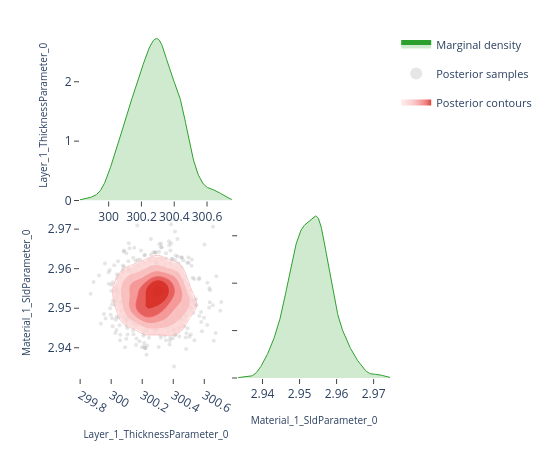

Notebook cell for this chart:
### Code cell
# ---- Pairwise focus: thickness vs SLD ---------------------------------------
# A 2-parameter corner plot zooms in on the joint posterior for a specific
# pair.  This is the same view the EasyReflectometryApp's "2D Heatmap"
# sub-tab uses to inspect parameter degeneracies.


params_of_interest = ['Layer_1_ThicknessParameter_0', 'Material_1_SldParameter_0']
idx = [posterior.param_names.index(p) for p in params_of_interest]
subset_draws = np.asarray(posterior.draws)[:, idx]

fig = plot_corner(subset_draws, params_of_interest)
fig.show()

### Figure 1 — Plotly figure (JSON) as saved in the notebook; plotly's stock layout.template omitted (floating-point values rounded to 4 significant figures; data arrays with more than 128 entries replaced by an {"elided": "..."} marker saying what was removed)
{"data": [{"fill": "tozeroy", "fillcolor": "rgba(44, 160, 44, 0.22)", "hoverinfo": "skip", "legendgroup": "marginal", "line": {"color": "rgb(44, 160, 44)", "width": 1}, "mode": "lines", "name": "Marginal density", "showlegend": true, "type": "scatter", "x": {"elided": "256 float values"}, "xaxis": "x", "y": {"elided": "256 float values"}, "yaxis": "y"}, {"hoverinfo": "skip", "legendgroup": "scatter", "marker": {"color": "rgba(140, 140, 140, 0.22)", "size": 4}, "mode": "markers", "name": "Posterior samples", "showlegend": true, "type": "scatter", "x": {"elided": "760 float values"}, "xaxis": "x3", "y": {"elided": "760 float values"}, "yaxis": "y3", "zorder": 0}, {"colorscale": [[0.0, "rgba(255, 224, 224, 0.62)"], [0.35, "rgba(250, 188, 188, 0.70)"], [0.6, "rgba(245, 148, 148, 0.78)"], [0.82, "rgba(237, 104, 104, 0.84)"], [1.0, "rgba(215, 48, 39, 0.90)"]], "connectgaps": false, "contours": {"coloring": "fill", "end": 186.2, "showlabels": false, "showlines": false, "size": 29.4, "start": 39.2}, "hoverinfo": "skip", "legendgroup": "contour", "name": "Posterior contours", "showlegend": true, "showscale": false, "type": "contour", "x": [299.8, 299.8, 299.8, 299.9, 299.9, 299.9, 299.9, 299.9, 299.9, 299.9, 299.9, 300.0, 300.0, 300.0, 300.0, 300.0, 300.0, 300.0, 300.0, 300.0, 300.1, 300.1, 300.1, 300.1, 300.1, 300.1, 300.1, 300.1, 300.2, 300.2, 300.2, 300.2, 300.2, 300.2, 300.2, 300.2, 300.2, 300.3, 300.3, 300.3, 300.3, 300.3, 300.3, 300.3, 300.3, 300.4, 300.4, 300.4, 300.4, 300.4, 300.4, 300.4, 300.4, 300.4, 300.5, 300.5, 300.5, 300.5, 300.5, 300.5, 300.5, 300.5, 300.6, 300.6, 300.6, 300.6, 300.6, 300.6, 300.6, 300.6, 300.6, 300.7, 300.7, 300.7, 300.7, 300.7, 300.7, 300.7, 300.7, 300.8], "xaxis": "x3", "y": [2.933, 2.934, 2.934, 2.935, 2.935, 2.936, 2.937, 2.937, 2.938, 2.938, 2.939, 2.939, 2.94, 2.94, 2.941, 2.941, 2.942, 2.942, 2.943, 2.943, 2.944, 2.944, 2.945, 2.945, 2.946, 2.946, 2.947, 2.947, 2.948, 2.948, 2.949, 2.949, 2.95, 2.951, 2.951, 2.952, 2.952, 2.953, 2.953, 2.954, 2.954, 2.955, 2.955, 2.956, 2.956, 2.957, 2.957, 2.958, 2.958, 2.959, 2.959, 2.96, 2.96, 2.961, 2.961, 2.962, 2.962, 2.963, 2.964, 2.964, 2.965, 2.965, 2.966, 2.966, 2.967, 2.967, 2.968, 2.968, 2.969, 2.969, 2.97, 2.97, 2.971, 2.971, 2.972, 2.972, 2.973, 2.973, 2.974, 2.974], "yaxis": "y3", "z": {"elided": "80x80 float values"}, "zmax": 186.2, "zmin": 39.2, "zorder": 1}, {"colorscale": [[0.0, "rgba(250, 188, 188, 0.94)"], [0.35, "rgba(250, 188, 188, 0.94)"], [0.35, "rgba(245, 148, 148, 0.95)"], [0.6, "rgba(245, 148, 148, 0.95)"], [0.6, "rgba(237, 104, 104, 0.96)"], [0.82, "rgba(237, 104, 104, 0.96)"], [0.82, "rgba(215, 48, 39, 0.98)"], [1.0, "rgba(215, 48, 39, 0.98)"]], "contours": {"coloring": "lines", "end": 186.2, "showlabels": false, "size": 29.4, "start": 39.2}, "hoverinfo": "skip", "legendgroup": "contour", "line": {"width": 0.9}, "showlegend": false, "showscale": false, "type": "contour", "x": [299.8, 299.8, 299.8, 299.9, 299.9, 299.9, 299.9, 299.9, 299.9, 299.9, 299.9, 300.0, 300.0, 300.0, 300.0, 300.0, 300.0, 300.0, 300.0, 300.0, 300.1, 300.1, 300.1, 300.1, 300.1, 300.1, 300.1, 300.1, 300.2, 300.2, 300.2, 300.2, 300.2, 300.2, 300.2, 300.2, 300.2, 300.3, 300.3, 300.3, 300.3, 300.3, 300.3, 300.3, 300.3, 300.4, 300.4, 300.4, 300.4, 300.4, 300.4, 300.4, 300.4, 300.4, 300.5, 300.5, 300.5, 300.5, 300.5, 300.5, 300.5, 300.5, 300.6, 300.6, 300.6, 300.6, 300.6, 300.6, 300.6, 300.6, 300.6, 300.7, 300.7, 300.7, 300.7, 300.7, 300.7, 300.7, 300.7, 300.8], "xaxis": "x3", "y": [2.933, 2.934, 2.934, 2.935, 2.935, 2.936, 2.937, 2.937, 2.938, 2.938, 2.939, 2.939, 2.94, 2.94, 2.941, 2.941, 2.942, 2.942, 2.943, 2.943, 2.944, 2.944, 2.945, 2.945, 2.946, 2.946, 2.947, 2.947, 2.948, 2.948, 2.949, 2.949, 2.95, 2.951, 2.951, 2.952, 2.952, 2.953, 2.953, 2.954, 2.954, 2.955, 2.955, 2.956, 2.956, 2.957, 2.957, 2.958, 2.958, 2.959, 2.959, 2.96, 2.96, 2.961, 2.961, 2.962, 2.962, 2.963, 2.964, 2.964, 2.965, 2.965, 2.966, 2.966, 2.967, 2.967, 2.968, 2.968, 2.969, 2.969, 2.97, 2.97, 2.971, 2.971, 2.972, 2.972, 2.973, 2.973, 2.974, 2.974], "yaxis": "y3", "z": {"elided": "80x80 float values"}, "zmax": 186.2, "zmin": 39.2, "zorder": 2}, {"fill": "tozeroy", "fillcolor": "rgba(44, 160, 44, 0.22)", "hoverinfo": "skip", "legendgroup": "marginal", "line": {"color": "rgb(44, 160, 44)", "width": 1}, "mode": "lines", "name": "Marginal density", "showlegend": false, "type": "scatter", "x": {"elided": "256 float values"}, "xaxis": "x4", "y": {"elided": "256 float values"}, "yaxis": "y4"}], "layout": {"height": 450, "legend": {"font": {"size": 11}, "itemsizing": "constant", "orientation": "v", "x": 1.02, "xanchor": "left", "y": 1.0, "yanchor": "top"}, "margin": {"b": 60, "l": 80, "r": 160, "t": 30}, "plot_bgcolor": "white", "showlegend": true, "width": 550, "xaxis": {"anchor": "y", "domain": [0.0, 0.49], "showgrid": false, "ticks": "outside", "zeroline": false}, "xaxis2": {"anchor": "y2", "domain": [0.51, 1.0], "showgrid": false, "ticks": "outside", "visible": false, "zeroline": false}, "xaxis3": {"anchor": "y3", "domain": [0.0, 0.49], "showgrid": false, "ticks": "outside", "title": {"font": {"size": 10}, "text": "Layer_1_ThicknessParameter_0"}, "zeroline": false}, "xaxis4": {"anchor": "y4", "domain": [0.51, 1.0], "showgrid": false, "ticks": "outside", "title": {"font": {"size": 10}, "text": "Material_1_SldParameter_0"}, "zeroline": false}, "yaxis": {"anchor": "x", "domain": [0.51, 1.0], "showgrid": false, "ticks": "outside", "title": {"font": {"size": 10}, "text": "Layer_1_ThicknessParameter_0"}, "zeroline": false}, "yaxis2": {"anchor": "x2", "domain": [0.51, 1.0], "showgrid": false, "ticks": "outside", "visible": false, "zeroline": false}, "yaxis3": {"anchor": "x3", "domain": [0.0, 0.49], "showgrid": false, "ticks": "outside", "title": {"font": {"size": 10}, "text": "Material_1_SldParameter_0"}, "zeroline": false}, "yaxis4": {"anchor": "x4", "domain": [0.0, 0.49], "showgrid": false, "showticklabels": false, "ticks": "outside", "zeroline": false}}}
